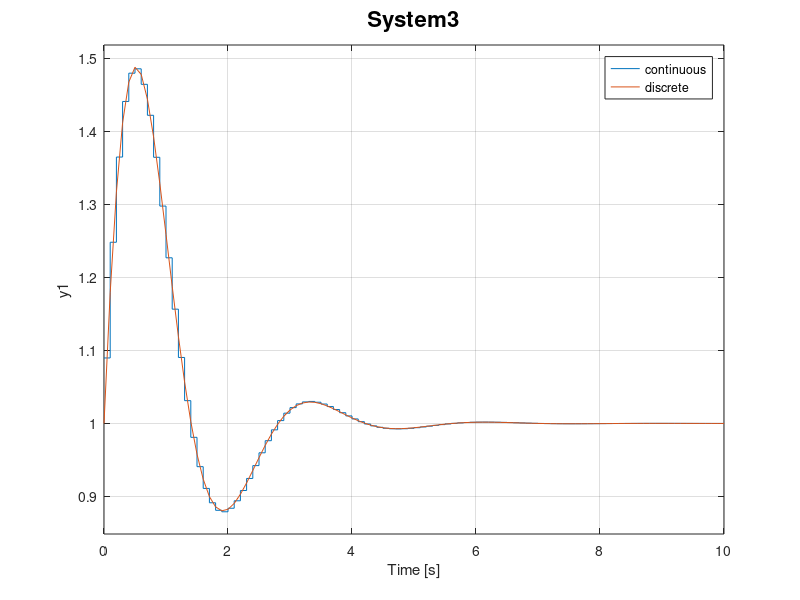
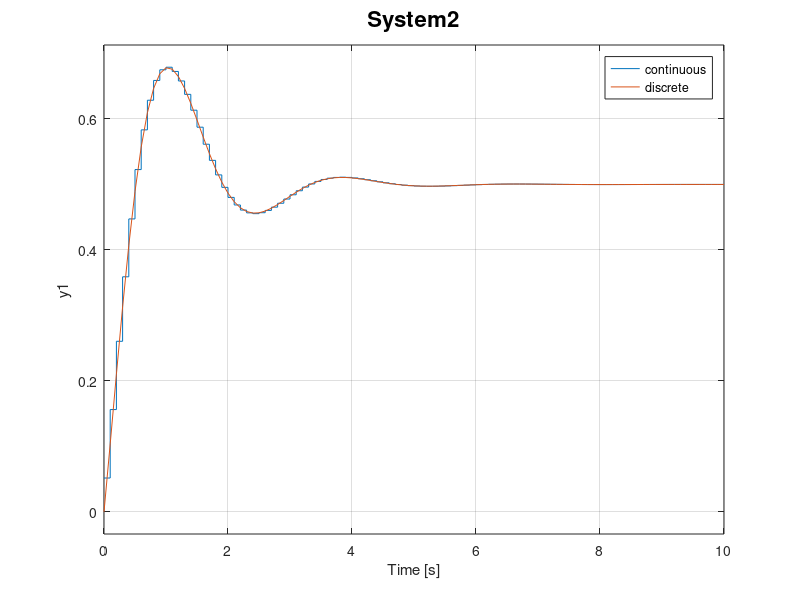
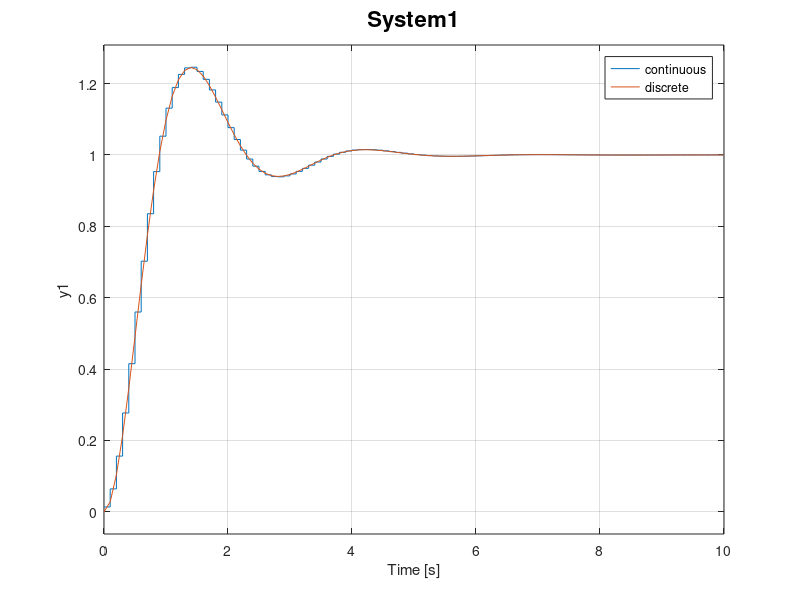

Here is the MATLAB script that generated these plots, in order:
Num1=6;
Den1=[1 2 6];
Num2=[1 3];
Den2=[1 2 6];
Num3=[1 4 6];
Den3=[1 2 6];


sys1=tf(Num1,Den1);
sys2=tf(Num2,Den2);
sys3=tf(Num3,Den3);

t=10;

sysd1=c2d(sys1,0.1,'tustin');
sysd2=c2d(sys2,0.1,'tustin');
sysd3=c2d(sys3,0.1,'tustin');

figure
step(sysd3,sys3,t)
title('System3','fontsize',16);
legend('continuous','discrete');

figure
step(sysd2,sys2,t)
title('System2','fontsize',16);
legend('continuous','discrete');

figure
step(sysd1,sys1,t)
title('System1','fontsize',16);
legend('continuous','discrete');
